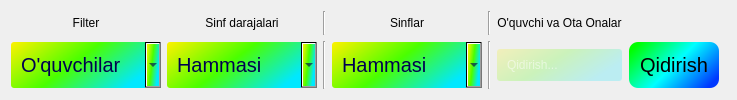
               <widget class="QFrame" name="frame_5">
                <property name="sizePolicy">
                 <sizepolicy hsizetype="Preferred" vsizetype="Maximum">
                  <horstretch>0</horstretch>
                  <verstretch>0</verstretch>
                 </sizepolicy>
                </property>
                <property name="styleSheet">
                 <string notr="true">QComboBox{
padding: 10px;
color: rgb(0,0,80);
background-color: qlineargradient(spread:pad, x1:0, y1:0, x2:1, y2:0.409, stop:0 rgba(255, 241, 0, 255), stop:0.517241 rgba(74, 255, 0, 255), stop:1 rgba(0, 232, 255, 255));
border-radius: 3px;
font-size: 20px;
}
QComboBox QFrame{
	background-color: qradialgradient(spread:pad, cx:0, cy:0.506, radius:1.004, fx:0, fy:0.506, stop:0 rgba(255, 124, 0, 255), stop:0.233422 rgba(255, 125, 0, 255), stop:0.38992 rgba(255, 127, 0, 234), stop:1 rgba(0, 255, 0, 0));
font-size: 18px;
color: black;
padding: 2px;
}
QLineEdit {
padding: 8px;
color: none;
background-color: qlineargradient(spread:pad, x1:0, y1:0, x2:1, y2:0.409, stop:0 rgba(255, 241, 0, 55), stop:0.517241 rgba(74, 255, 0, 55), stop:1 rgba(0, 232, 255, 55));
border-radius: 3px;
}</string>
                </property>
                <property name="frameShape">
                 <enum>QFrame::NoFrame</enum>
                </property>
                <property name="frameShadow">
                 <enum>QFrame::Raised</enum>
                </property>
                <layout class="QGridLayout" name="gridLayout">
                 <item row="1" column="11">
                  <widget class="QPushButton" name="pushButton_3">
                   <property name="cursor">
                    <cursorShape>PointingHandCursor</cursorShape>
                   </property>
                   <property name="focusPolicy">
                    <enum>Qt::NoFocus</enum>
                   </property>
                   <property name="styleSheet">
                    <string notr="true">QPushButton{
border-radius: 10px;
padding: 10px;
font-size: 20px;
color: black;
	background-color: qlineargradient(spread:pad, x1:0, y1:0.227, x2:1, y2:0.739, stop:0 rgba(0, 255, 0, 255), stop:0.507389 rgba(0, 255, 255, 255), stop:1 rgba(0, 56, 255, 255));
border: 2px solid rgb(0,0,0,0);
}
QPushButton:hover{
border-color:  black;
	background-color: rgb(0, 255, 77);
}</string>
                   </property>
                   <property name="text">
                    <string>Qidirish</string>
                   </property>
                  </widget>
                 </item>
                 <item row="1" column="12">
                  <widget class="QFrame" name="frame_7">
                   <property name="frameShape">
                    <enum>QFrame::NoFrame</enum>
                   </property>
                   <property name="frameShadow">
                    <enum>QFrame::Raised</enum>
                   </property>
                   <layout class="QHBoxLayout" name="horizontalLayout_5">
                    <property name="spacing">
                     <number>0</number>
                    </property>
                    <property name="leftMargin">
                     <number>0</number>
                    </property>
                    <property name="topMargin">
                     <number>0</number>
                    </property>
                    <property name="rightMargin">
                     <number>0</number>
                    </property>
                    <property name="bottomMargin">
                     <number>0</number>
                    </property>
                   </layout>
                  </widget>
                 </item>
                 <item row="1" column="6">
                  <widget class="QLineEdit" name="lineEdit_4">
                   <property name="minimumSize">
                    <size>
                     <width>100</width>
                     <height>0</height>
                    </size>
                   </property>
                   <property name="focusPolicy">
                    <enum>Qt::StrongFocus</enum>
                   </property>
                   <property name="styleSheet">
                    <string notr="true">color: white;</string>
                   </property>
                   <property name="placeholderText">
                    <string>Qidirish...</string>
                   </property>
                  </widget>
                 </item>
                 <item row="0" column="6">
                  <widget class="QLabel" name="label_11">
                   <property name="text">
                    <string>O'quvchi va Ota Onalar</string>
                   </property>
                   <property name="alignment">
                    <set>Qt::AlignCenter</set>
                   </property>
                  </widget>
                 </item>
                 <item row="0" column="3">
                  <widget class="Line" name="line">
                   <property name="orientation">
                    <enum>Qt::Vertical</enum>
                   </property>
                  </widget>
                 </item>
                 <item row="1" column="3">
                  <widget class="Line" name="line_2">
                   <property name="orientation">
                    <enum>Qt::Vertical</enum>
                   </property>
                  </widget>
                 </item>
                 <item row="0" column="2">
                  <widget class="QLabel" name="label_9">
                   <property name="text">
                    <string>Sinf darajalari</string>
                   </property>
                   <property name="alignment">
                    <set>Qt::AlignCenter</set>
                   </property>
                  </widget>
                 </item>
                 <item row="0" column="4">
                  <widget class="QLabel" name="label_10">
                   <property name="text">
                    <string>Sinflar</string>
                   </property>
                   <property name="alignment">
                    <set>Qt::AlignCenter</set>
                   </property>
                  </widget>
                 </item>
                 <item row="1" column="4">
                  <widget class="QComboBox" name="comboBox_2">
                   <property name="sizePolicy">
                    <sizepolicy hsizetype="Minimum" vsizetype="Fixed">
                     <horstretch>0</horstretch>
                     <verstretch>0</verstretch>
                    </sizepolicy>
                   </property>
                   <property name="minimumSize">
                    <size>
                     <width>150</width>
                     <height>0</height>
                    </size>
                   </property>
                   <item>
                    <property name="text">
                     <string>Hammasi</string>
                    </property>
                   </item>
                  </widget>
                 </item>
                 <item row="1" column="2">
                  <widget class="QComboBox" name="comboBox">
                   <property name="sizePolicy">
                    <sizepolicy hsizetype="Minimum" vsizetype="Fixed">
                     <horstretch>0</horstretch>
                     <verstretch>0</verstretch>
                    </sizepolicy>
                   </property>
                   <property name="minimumSize">
                    <size>
                     <width>150</width>
                     <height>0</height>
                    </size>
                   </property>
                   <property name="duplicatesEnabled">
                    <bool>false</bool>
                   </property>
                   <property name="frame">
                    <bool>true</bool>
                   </property>
                   <item>
                    <property name="text">
                     <string>Hammasi</string>
                    </property>
                   </item>
                   <item>
                    <property name="text">
                     <string>1</string>
                    </property>
                   </item>
                   <item>
                    <property name="text">
                     <string>2</string>
                    </property>
                   </item>
                   <item>
                    <property name="text">
                     <string>3</string>
                    </property>
                   </item>
                   <item>
                    <property name="text">
                     <string>4</string>
                    </property>
                   </item>
                   <item>
                    <property name="text">
                     <string>5</string>
                    </property>
                   </item>
                   <item>
                    <property name="text">
                     <string>6</string>
                    </property>
                   </item>
                   <item>
                    <property name="text">
                     <string>7</string>
                    </property>
                   </item>
                   <item>
                    <property name="text">
                     <string>8</string>
                    </property>
                   </item>
                   <item>
                    <property name="text">
                     <string>9</string>
                    </property>
                   </item>
                   <item>
                    <property name="text">
                     <string>10</string>
                    </property>
                   </item>
                   <item>
                    <property name="text">
                     <string>11</string>
                    </property>
                   </item>
                  </widget>
                 </item>
                 <item row="0" column="5">
                  <widget class="Line" name="line_4">
                   <property name="orientation">
                    <enum>Qt::Vertical</enum>
                   </property>
                  </widget>
                 </item>
                 <item row="1" column="5">
                  <widget class="Line" name="line_3">
                   <property name="orientation">
                    <enum>Qt::Vertical</enum>
                   </property>
                  </widget>
                 </item>
                 <item row="1" column="0">
                  <widget class="QComboBox" name="comboBox_3">
                   <property name="sizePolicy">
                    <sizepolicy hsizetype="Minimum" vsizetype="Fixed">
                     <horstretch>0</horstretch>
                     <verstretch>0</verstretch>
                    </sizepolicy>
                   </property>
                   <property name="minimumSize">
                    <size>
                     <width>150</width>
                     <height>0</height>
                    </size>
                   </property>
                   <property name="duplicatesEnabled">
                    <bool>false</bool>
                   </property>
                   <property name="frame">
                    <bool>true</bool>
                   </property>
                   <item>
                    <property name="text">
                     <string>O'quvchilar</string>
                    </property>
                   </item>
                   <item>
                    <property name="text">
                     <string>Ota onalar</string>
                    </property>
                   </item>
                  </widget>
                 </item>
                 <item row="0" column="0">
                  <widget class="QLabel" name="label_37">
                   <property name="text">
                    <string>Filter</string>
                   </property>
                   <property name="alignment">
                    <set>Qt::AlignCenter</set>
                   </property>
                  </widget>
                 </item>
                </layout>
               </widget>
